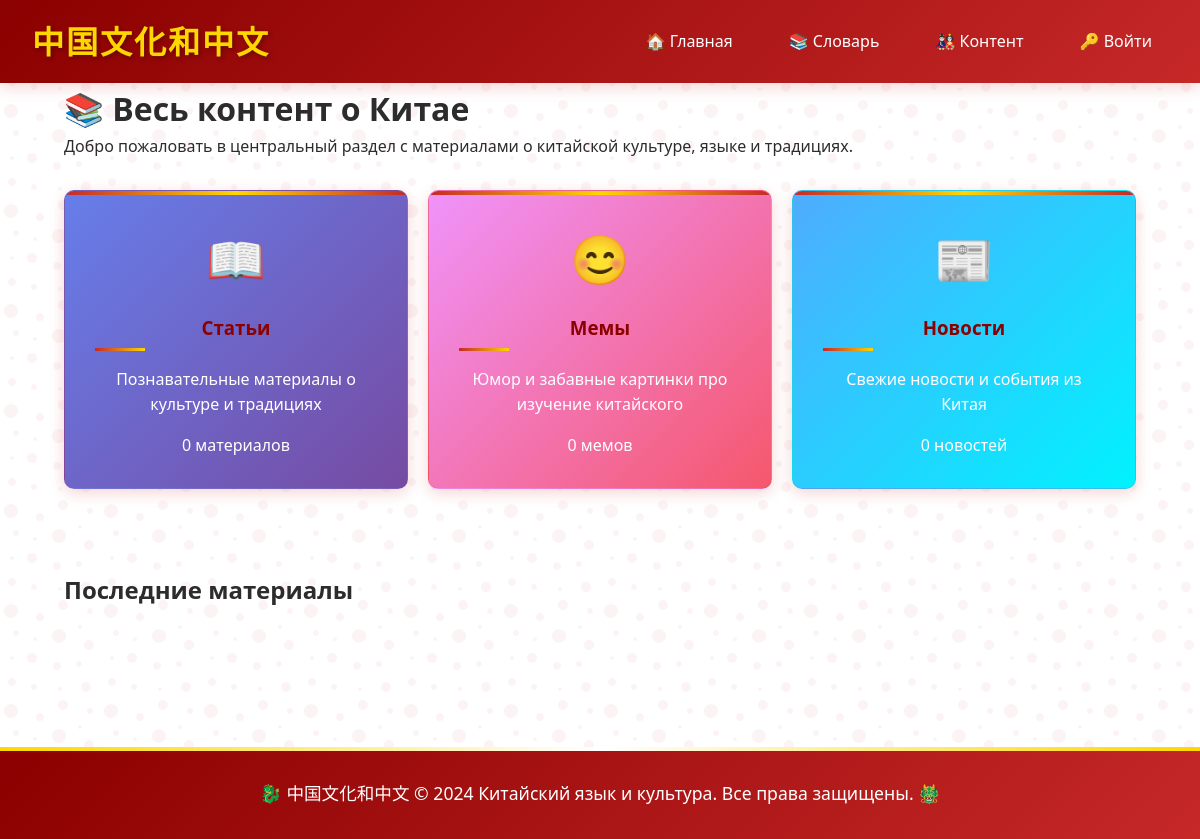
Before: /content/ with the older database file.
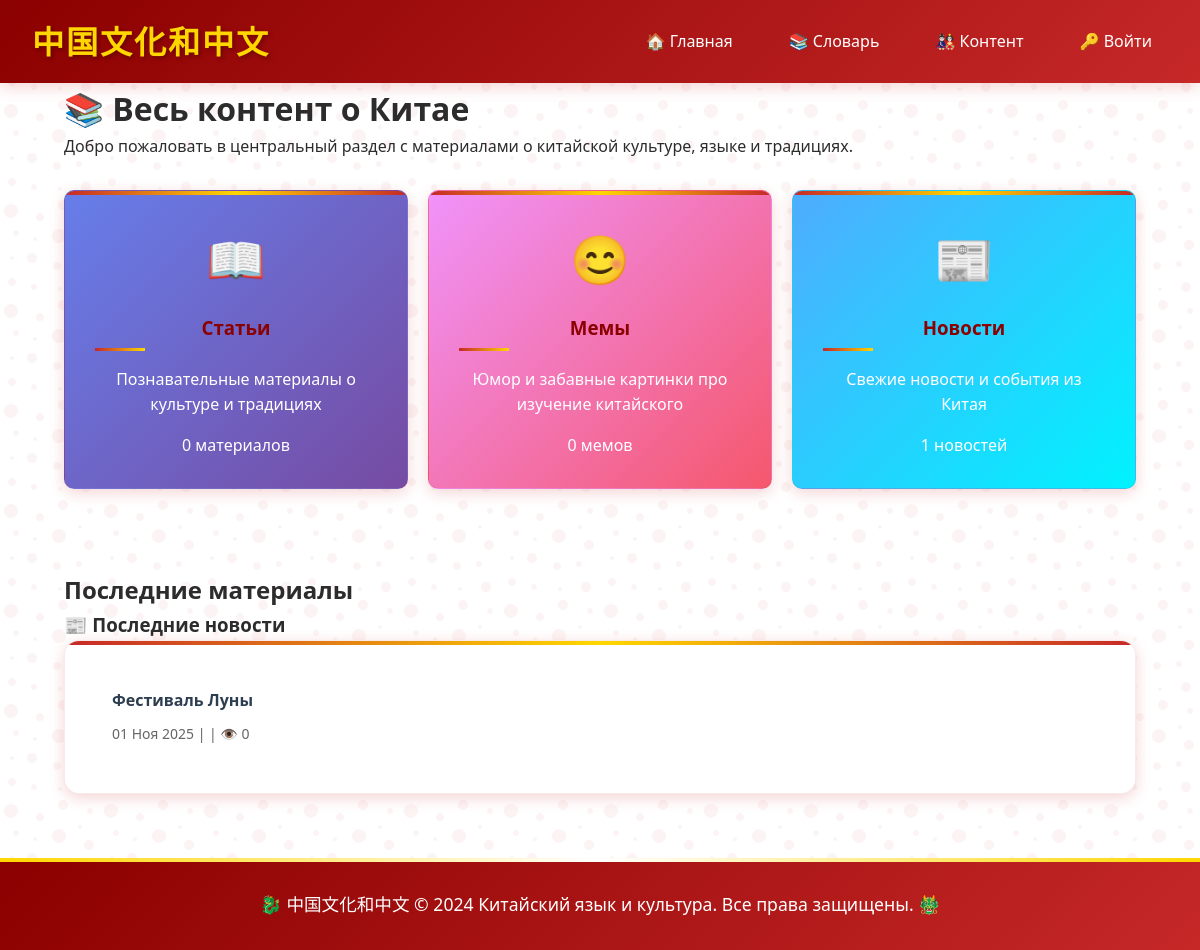
After: the same page with the newer database file.
### apps/content/models.py (models this page shows, shortened)
class Article(models.Model):
    CONTENT_TYPES = [
        ('news', 'Новости'),
        ('article', 'Статья'),
        ('meme', 'Мем'),
    ]
    title = models.CharField(max_length=200, verbose_name="Заголовок")
    content = models.TextField(verbose_name="Содержание")
    content_type = models.CharField(
        max_length=20,
        choices=CONTENT_TYPES,
        default='article'
    )
    category = models.ForeignKey(
        Category,
        on_delete=models.CASCADE,
        null=True,
        blank=True
    )
    image = models.ImageField(upload_to='content/', blank=True, null=True)
    author = models.ForeignKey(
        User,
        on_delete=models.CASCADE,
        default=1
    )
    created_at = models.DateTimeField(auto_now_add=True)
    updated_at = models.DateTimeField(auto_now=True)
    is_published = models.BooleanField(default=True)
    views = models.IntegerField(default=0)
    class Meta:
        verbose_name = "Статья"
        verbose_name_plural = "Статьи"
        ordering = ['-created_at']

### apps/content/views.py (the view)
# urls.py: 2. Add a URL to urlpatterns:  path('', views.home, name='home')
def home(request):
    latest_articles = Article.objects.filter(
        content_type='article',
        is_published=True
    ).order_by('-created_at')[:3]
    latest_memes = Article.objects.filter(
        content_type='meme',
        is_published=True
    ).order_by('-created_at')[:3]
    latest_news = Article.objects.filter(
        content_type='news',
        is_published=True
    ).order_by('-created_at')[:3]
    return render(request, 'content/home.html', {
        'latest_articles': latest_articles,
        'latest_memes': latest_memes,
        'latest_news': latest_news
    })

### templates/content/home.html (shortened to what this page needs)
{% extends 'base.html' %}
{% block content %}
<div class="container">
    <h1>📚 Весь контент о Китае</h1>
    <p>Добро пожаловать в центральный раздел с материалами о китайской культуре, языке и традициях.</p>
    <div style="display: grid; grid-template-columns: repeat(auto-fit, minmax(300px, 1fr)); gap: 20px; margin: 30px 0;">
        <a href="{% url 'content:articles_list' %}" style="text-decoration: none;">
            <div class="card" style="background: linear-gradient(135deg, #667eea 0%, #764ba2 100%); color: white; padding: 30px; text-align: center; border-radius: 10px;">
                <div style="font-size: 48px; margin-bottom: 15px;">📖</div>
                <h3>Статьи</h3>
                <p>Познавательные материалы о культуре и традициях</p>
                <div style="margin-top: 15px;">
                    <span>{{ latest_articles|length }} материалов</span>
                </div>
            </div>
        </a>
        <a href="{% url 'content:memes_list' %}" style="text-decoration: none;">
            <div class="card" style="background: linear-gradient(135deg, #f093fb 0%, #f5576c 100%); color: white; padding: 30px; text-align: center; border-radius: 10px;">
                <div style="font-size: 48px; margin-bottom: 15px;">😊</div>
                <h3>Мемы</h3>
                <p>Юмор и забавные картинки про изучение китайского</p>
                <div style="margin-top: 15px;">
                    <span>{{ latest_memes|length }} мемов</span>
                </div>
            </div>
        </a>
        <a href="{% url 'content:news_list' %}" style="text-decoration: none;">
            <div class="card" style="background: linear-gradient(135deg, #4facfe 0%, #00f2fe 100%); color: white; padding: 30px; text-align: center; border-radius: 10px;">
                <div style="font-size: 48px; margin-bottom: 15px;">📰</div>
                <h3>Новости</h3>
                <p>Свежие новости и события из Китая</p>
                <div style="margin-top: 15px;">
                    <span>{{ latest_news|length }} новостей</span>
                </div>
            </div>
        </a>
    </div>
    <div style="margin-top: 50px;">
        <h2>Последние материалы</h2>
        {% if latest_news %}
        <div style="margin-bottom: 30px;">
            <h3>📰 Последние новости</h3>
            <div class="card">
                {% for news_item in latest_news %}
                <div style="padding: 15px; border-bottom: 1px solid #eee; {% if forloop.last %}border-bottom: none;{% endif %}">
                    <h4 style="margin: 0 0 10px 0;">
                        <a href="{% url 'content:article_detail' news_item.id %}" style="text-decoration: none; color: #2c3e50;">
                            {{ news_item.title }}
                        </a>
                    </h4>
                    <p style="color: #666; margin: 0; font-size: 14px;">
                        {{ news_item.created_at|date:"d M Y" }} | {{ news_item.category.name }} | 👁️ {{ news_item.views }}
                    </p>
                </div>
                {% endfor %}
            </div>
        </div>
        {% endif %}
    </div>
</div>
{% endblock %}

Changed rows visible on the page:
added Article: title "Фестиваль Луны", created_at "01 Ноя 2025", views "0"
Other visible differences:
{{ latest_news|length }}: "0" → "1"
text now shown: "📰 Последние новости"
